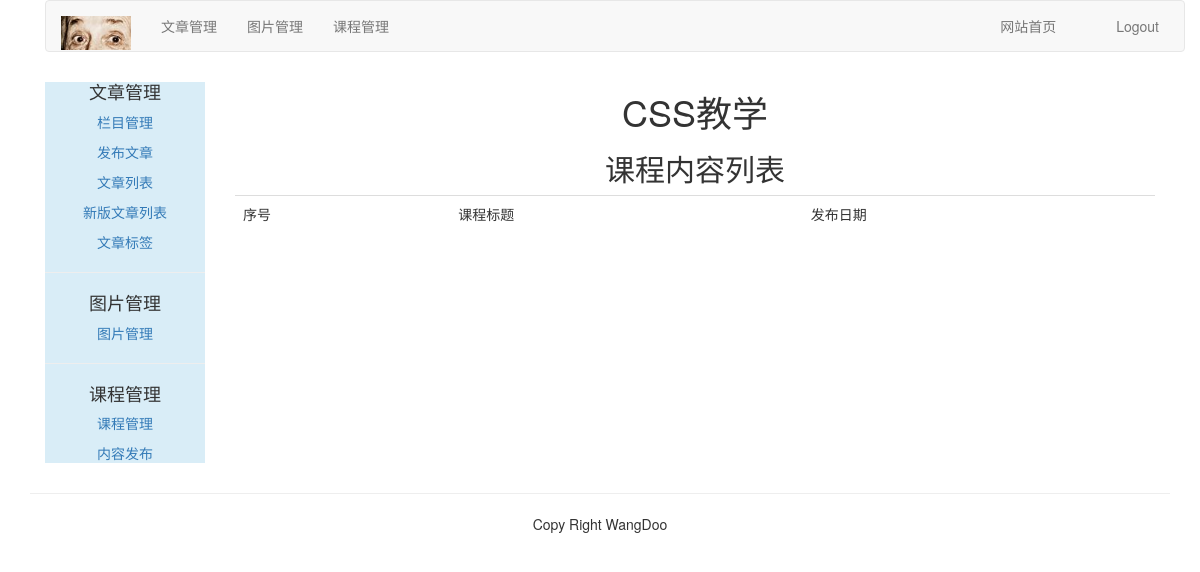
/course/list-lessons/4/, run on an earlier commit of the app's database.
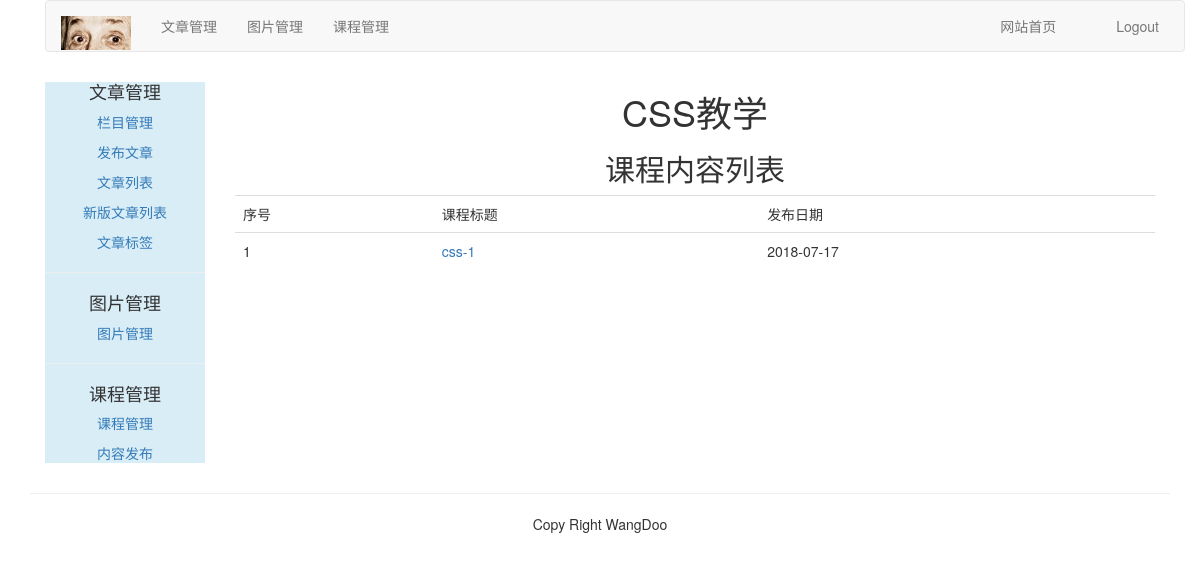
And on a later commit of the database.
### course/models.py (models this page shows, shortened)
class Lesson(models.Model):
	user = models.ForeignKey(User, related_name="lesson_user", on_delete=models.CASCADE)
	course = models.ForeignKey(Course, related_name="lesson", on_delete=models.CASCADE)
	title = models.CharField(max_length=200)
	video = models.FileField(upload_to=user_directory_path)
	description = models.TextField(blank=True)
	attach = models.FileField(upload_to=user_directory_path, blank=True)
	created = models.DateTimeField(auto_now_add=True)
	order = OrderField(blank=True, for_fields=['course'])
	class Meta:
		ordering = ['order']

### course/views.py (the view)
# urls.py: path('list-lessons/<int:course_id>/', ListLessonsView.as_view(), name='list_lessons'),
class ListLessonsView(LoginRequiredMixin, TemplateResponseMixin, View):
	login_url = "/account/login/"
	template_name = 'course/manage/list_lessons.html'
	def get(self, request, course_id):
		course = get_object_or_404(Course, id=course_id)
		return self.render_to_response({'course':course})

### templates/course/manage/list_lessons.html (shortened to what this page needs)
{% extends "article/base.html" %}
{% block content %}
<div>
	<div class="text-center">
		<h1>{{ course.title }}</h1>
		<h2>课程内容列表</h2>
	</div>
	<table class="table table-hover" style="margin-top: 10px">
		<tr>
			<td>序号</td><td>课程标题</td><td>发布日期</td>
		</tr>
		{% for lesson in course.lesson.all %}
			<tr id="{{ forloop.counter }}">
				<td>{{ forloop.counter }}</td>
				<td><a href="{% url 'course:detail_lesson' lesson.id %}">{{ lesson.title }}</a></td>
				<td>{{ lesson.created | date:"Y-m-d" }}</td>
			</tr>
		{% endfor %}
	</table>
</div>
{% endblock %}

What changed in the data, as far as the page shows it:
added Lesson: title "css-1", created "2018-07-17"
